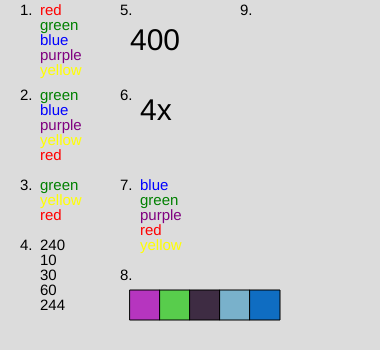
Frame 1 (no input)
Frame 60 (no input): identical to frame 1, image omitted
Frame 120 (the mouse pressed at the canvas centre since frame 60): identical to frame 1, image omitted

The p5.js sketch that drew this single still picture (run headless with seeded random() and noise() and a simulated clock; from frame 60 on, the mouse is pressed at the canvas centre):

// p5.js sketch
// ── sketch.js
let kleuren = [];


function setup() {
  createCanvas(380, 350);
  for (let i = 0; i < 5; i ++) {
    kleuren.push([random(255), random(255), random(255)])
  }
}
function checkNumber(x){
  return x < 300;
}

function draw() {
  background(220);

  let colors = ['red', 'green', 'blue', 'purple', 'yellow'];
  let colors2 = ['red', 'green', 'blue', 'purple', 'yellow'];

  let numbers = [400, 240, 10, 490, 30, 60, 244, 500, 301, 300];
  let sum1 = [3, 55, 93, 20, 102, 6];
  let sum2 = [14, 22, 80, 5];

  //numbers
  fill(0);
  textSize(15);
  text("1.", 20, 15);
  text("2.", 20, 100);
  text("3.", 20, 190);
  text("4.", 20, 250);
  text("5.", 120, 15);
  text("6.", 120, 100);
  text("7.", 120, 190);
  text("8.", 120, 280);
  text("9.", 240, 15);

  // 1
  for (let i = 0; i < colors.length; i++) {
    textSize(15);
    fill(colors[i]);
    text(colors[i], 40, 15 + i * 15);
  }

  // 2
  colors.shift();
  colors.push('red');
  for (let i = 0; i < colors.length; i++) {
    textSize(15);
    fill(colors[i]);
    text(colors[i], 40, 100 + i * 15);
  }

  // 3
  colors.splice(1, 2);
  for (let i = 0; i < colors.length; i++) {
    textSize(15);
    fill(colors[i]);
    text(colors[i], 40, 190 + i * 15);
  }

  // 4 
  let Lower300 = numbers.filter(checkNumber);
  for (let i = 0; i < Lower300.length; i++) {
    textSize(15);
    fill(0);
    text(Lower300[i], 40, 250 + i * 15);
  }

  // 5
  let antwoord = 0;
  for (let i = 0; i < sum1.length; i ++) {
    textSize(30);
    if (i < sum2.length) {
      antwoord += sum2[i];
    }
    antwoord += sum1[i];
  }
  text(antwoord, 130, 50);

  // 6
  let hoeveelE = 0;
  let woord = 'Overheidsfinancieringstekort'
  for (let i = 0; i < woord.length; i ++) {
    if (woord[i] == 'e') {
      hoeveelE += 1;
    }
  }
  text(hoeveelE + 'x', 140, 120); 

  //7 
  colors2.sort();
  for (let i = 0; i < colors2.length; i++) {
    textSize(15);
    fill(colors2[i]);
    text(colors2[i], 140, 190 + i * 15);
  }  
  // 8

  for (let i = 0; i < 5; i++) {
    fill(kleuren[i]);
    rect(130 + i * 30, 290, 30, 30);
  }
}
